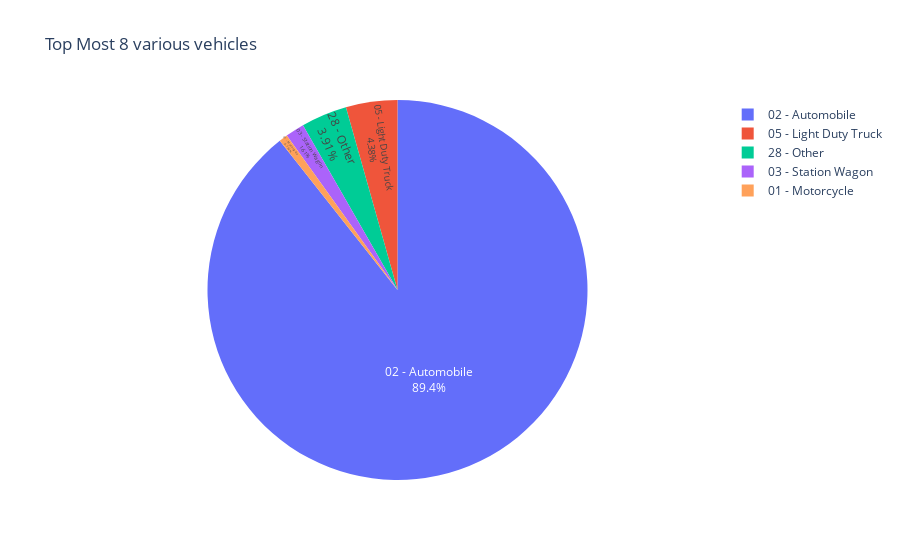

Here is the notebook cell this chart was saved with:
### Code cell
fig = px.pie(tr, values='total', names='vehicle_type',
             title='Top Most 8 various vehicles ',
             hover_data=['percentage'], labels={'percentage':'summons percentage'})
fig.update_traces(textposition='inside', textinfo='percent+label')

fig.show()

### Figure 1 — Plotly figure (JSON) as saved in the notebook; plotly's stock layout.template omitted (floating-point values rounded to 4 significant figures)
{"data": [{"customdata": [[89.36], [4.38], [3.91], [1.61], [0.73]], "domain": {"x": [0, 1], "y": [0, 1]}, "hovertemplate": "vehicle_type=%{label}<br>total=%{value}<br>summons percentage=%{customdata[0]}<extra></extra>", "labels": ["02 - Automobile", "05 - Light Duty Truck", "28 - Other", "03 - Station Wagon", "01 - Motorcycle"], "legendgroup": "", "name": "", "showlegend": true, "textinfo": "percent+label", "textposition": "inside", "type": "pie", "values": [7083, 347, 310, 128, 58]}], "layout": {"legend": {"tracegroupgap": 0}, "title": {"text": "Top Most 8 various vehicles "}}}
